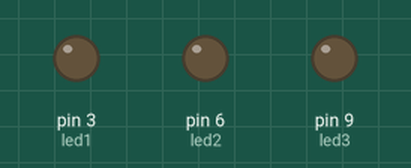
The sketch below on a simulated Arduino Uno, built with avr-gcc and run on an emulated ATmega328P. Shown: output pins drawn as LEDs (lit = HIGH).

Above: at 0.05 s.
At 1.25 s:
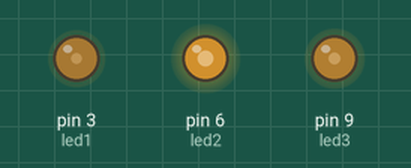
At 2.3 s:
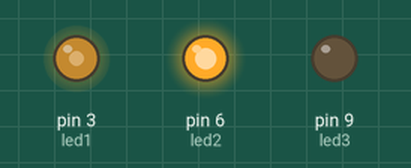
At 4.6 s:
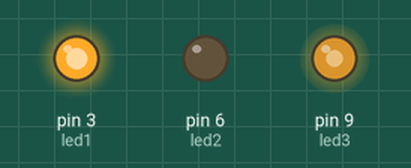
At 6.85 s:
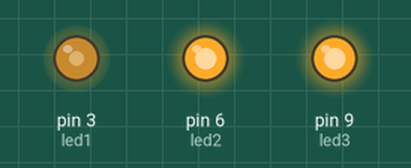
At 9.15 s:
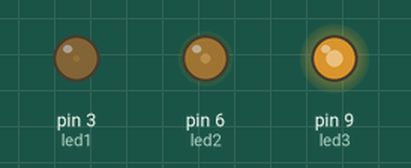
Timing chart, 0 to 11.9 s (numbered marks = the images above):
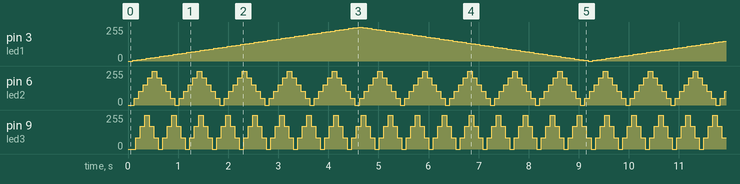

The sketch:

ledfade1.ino
```cpp
int led1 = 3; // the pin that the LED is attached to
int led2 = 6;
int led3 = 9;
int brightness1 = 0; // how bright the LED is
int brightness2 = 0;
int brightness3 = 0;
int fadeAmount1 = 5;// how many points to fade the LED by
int fadeAmount2 = 51;
int fadeAmount3 = 85;
void setup() {
  pinMode(led1, OUTPUT); // declare pin to be an output:
  pinMode(led2, OUTPUT);
  pinMode(led3, OUTPUT);
}
void loop() {
  analogWrite(led1, brightness1); // set the brightness of pin 9:
  brightness1 = brightness1 + fadeAmount1; // change brightness for next time through loop:
  if (brightness1 == 0 || brightness1 == 255) { // reverse the direction of the fading :
    fadeAmount1 = -fadeAmount1 ;
  }
  delay(30); // wait for 30 milliseconds to see the dimming effect
  analogWrite(led2, brightness2); // set the brightness of pin 9:
  brightness2 = brightness2 + fadeAmount2; // change brightness for next time through loop:
  if (brightness2 == 0 || brightness2 == 255) { // reverse the direction of the fading :
    fadeAmount2 = -fadeAmount2 ;
  }
  delay(30); // wait for 30 milliseconds to see the dimming effect
  analogWrite(led3, brightness3); // set the brightness of pin 9:
  brightness3 = brightness3 + fadeAmount3; // change brightness for next time through loop:
  if (brightness3 == 0 || brightness3 == 255) { // reverse the direction of the fading :
    fadeAmount3 = -fadeAmount3 ;
  }
  delay(30); // wait for 30 milliseconds to see the dimming effect
}
```

Measured:
- by itself, pin 9 (led3): repeats every 0.54 s: 170/255 0.09 s, 255/255 0.09 s, 170/255 0.09 s, 85/255 0.09 s, 0/255 0.09 s, 85/255 0.09 s
- by itself, pin 6 (led2): repeats every 0.90 s: 102/255 0.09 s, 153/255 0.09 s, 204/255 0.09 s, 255/255 0.09 s, 204/255 0.09 s, 153/255 0.09 s, 102/255 0.09 s, 51/255 0.09 s, 0/255 0.09 s, 51/255 0.09 s
